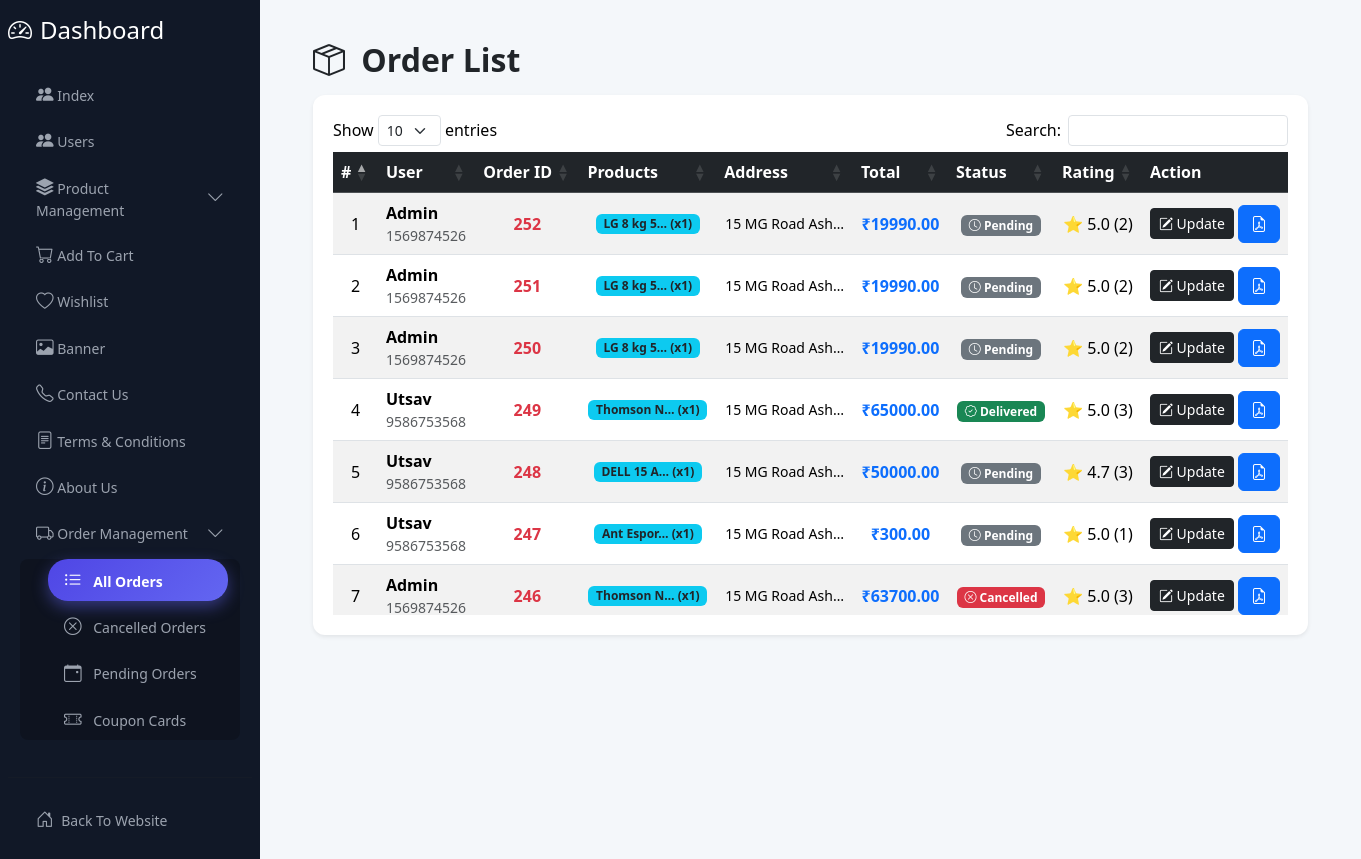
Before: /dashboard/dashboard/orders/ (signed in) with the older database file.
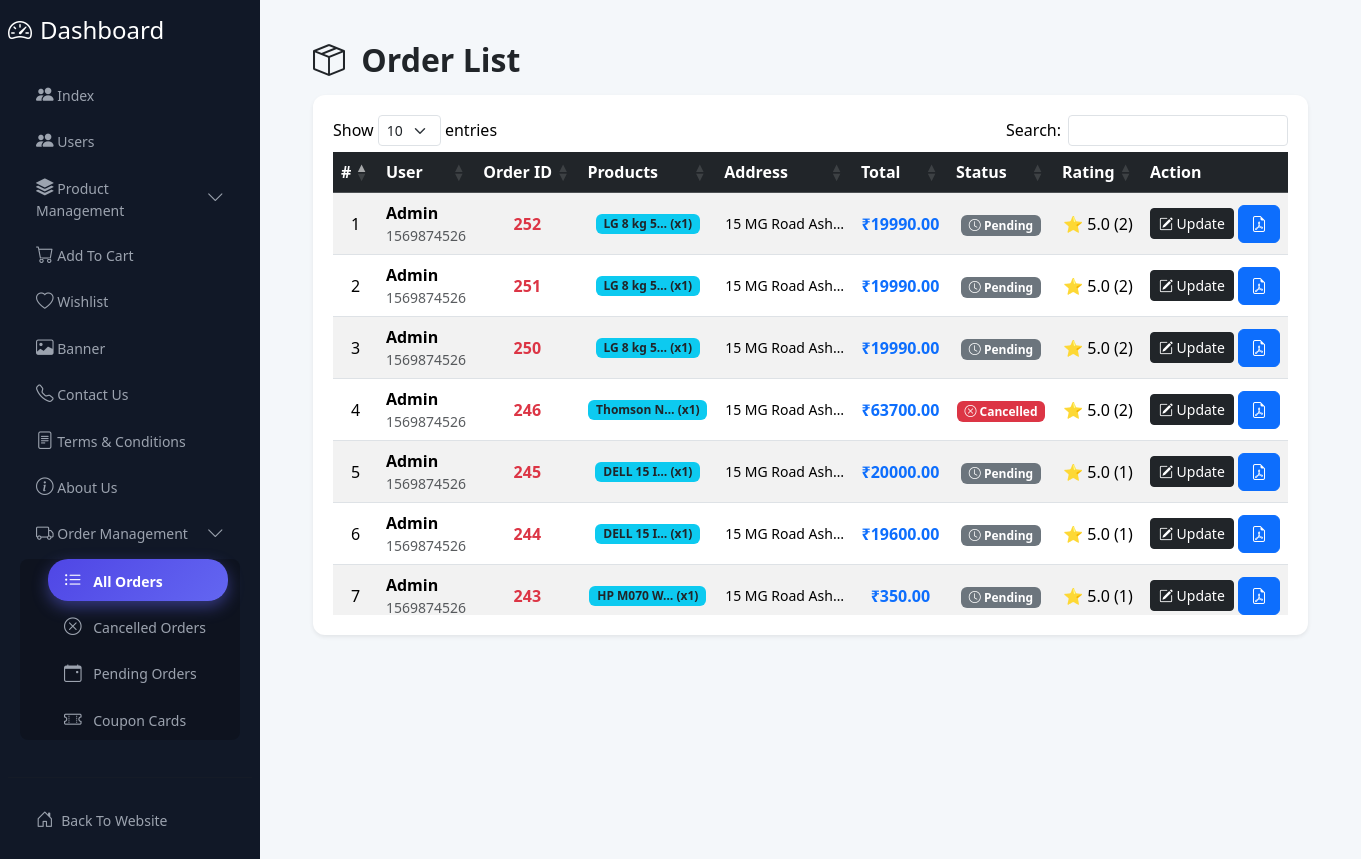
After: the same page with the newer database file.
### order/models.py (models this page shows, shortened)
class Order(BaseModel):
    PAYMENT_CHOICES = (
        ('COD', 'Cash on Delivery'),
        ('Online', 'Online Payment'),
    )
    STATUS_CHOICES = (
        ('Pending', 'Pending'),
        ('Accepted', 'Accepted'),
        ('Packed', 'Packed'),
        ('Shipped', 'Shipped'),
        ('Delivered', 'Delivered'),
        ('Cancelled', 'Cancelled'),
    )
    user = models.ForeignKey(settings.AUTH_USER_MODEL, on_delete=models.CASCADE,null=True)
    full_name = models.CharField(max_length=100, null=True)
    address = models.TextField()
    phone = models.CharField(max_length=15)
    total_price = models.DecimalField(max_digits=10, decimal_places=2)
    payment_method = models.CharField(max_length=20, choices=PAYMENT_CHOICES)
    status = models.CharField(max_length=20, choices=STATUS_CHOICES, default='Pending')
    is_paid = models.BooleanField(default=False)
    reordered_from = models.ForeignKey(
        'self',
        null=True,
        blank=True,
        on_delete=models.SET_NULL,
        related_name='reorders'
    )

class OrderItem(BaseModel):
    order = models.ForeignKey(Order, on_delete=models.CASCADE, related_name='items')
    product = models.ForeignKey(Product, on_delete=models.CASCADE)
    price = models.DecimalField(max_digits=10, decimal_places=2)
    quantity = models.PositiveIntegerField(default=1)

### users/models.py (models this page shows, shortened)
class BaseModel(models.Model):
    created_at = models.DateTimeField(auto_now_add=True,null=True)
    updated_at = models.DateTimeField(auto_now=True)
    class Meta:
        abstract = True

class User(BaseModel, AbstractUser):
    ROLE_CHOICES = (('admin', 'Admin'),('customer', 'Customer'),)
    role = models.CharField(max_length=20,choices=ROLE_CHOICES,default='customer')
    contact_number = models.CharField(max_length=15,blank=True,null=True,unique=True)
    address = models.TextField(blank=True, null=True)

### product/models.py (models this page shows, shortened)
class Product(models.Model):
    sub_category = models.ForeignKey(SubCategory,on_delete=models.CASCADE,related_name="products",null=True,blank=True)
    name = models.CharField(max_length=150)
    price = models.IntegerField()
    discount = models.PositiveIntegerField()
    stock = models.PositiveIntegerField(default=0)
    screen_size = models.CharField(max_length=50, blank=True, null=True)
    ram = models.CharField(max_length=50, blank=True, null=True)
    rom = models.CharField(max_length=50, blank=True, null=True)
    refresh_rate = models.CharField(max_length=30, blank=True, null=True)
    memory = models.CharField(max_length=50, blank=True, null=True)
    created_at = models.DateTimeField(auto_now_add=True,null=True)
    updated_at = models.DateTimeField(auto_now=True)
    @property
    def average_rating(self):
        avg = self.feedbacks.aggregate(avg=Avg("rating"))["avg"]
        return round(avg or 0, 1)
    @property
    def rating_count(self):
        return self.feedbacks.count()

### dashboard/views.py (the view)
# urls.py: path('dashboard/orders/', AdminOrderListView.as_view(), name='admin_order_list'),
class AdminOrderListView(LoginRequiredMixin, ListView):
    model = Order
    template_name = 'dashboard/order-list.html'
    context_object_name = 'orders'
    ordering = ['-created_at']
    def get_queryset(self):
        return Order.objects.annotate(items_count=Count('items')).filter(items_count__gt=0).order_by('-created_at')

### cart/context_processors.py (called while the page is built)
def cart_count(request):
    if request.user.is_authenticated:
        count = Cart.objects.filter(user=request.user).aggregate(
            total=models.Sum("quantity")
        )["total"] or 0
        return {"cart_count": count}
    return {"cart_count": 0}

### product/context_processors.py (called while the page is built)
def category_context(request):
    return {
        'header_categories': Category.objects.all().prefetch_related('subcategories')
    }

### template/dashboard/order-list.html (shortened to what the changed rows need)
{% extends "dashboard/base.html" %}
{% block content %}
<div class="container-fluid">
  <div class="d-flex justify-content-between align-items-center mb-3">
    <h2 class="fw-bold mb-0">
      <i class="bi bi-box-seam me-2"></i> Order List
    </h2>
  </div>
  <div class="card shadow-sm border-0">
    <div class="card-body p-0">
      <div class="table-responsive">
        <table
          id="orderTable"
          class="table table-hover table-striped mb-0 text-center align-middle nowrap"
          style="width:100%"
        >
          <thead class="table-dark">
            <tr>
              <th>#</th>
              <th>User</th>
              <th>Order ID</th>
              <th>Products</th>
              <th>Address</th>
              <th>Total</th>
              <th>Status</th>
              <th>Rating</th>
              <th>Action</th>
            </tr>
          </thead>
          <tbody>
            {% for order in orders %}
            <tr>
              <td>{{ forloop.counter }}</td>
              <td class="text-start">
                <div class="fw-bold">{{ order.user.username }}</div>
                <div class="small text-muted">{{ order.phone }}</div>
              </td>
              <td class="fw-bold text-danger">
                {{ order.id }}
              </td>
              <td>
                {% for item in order.items.all %}
                  <span class="badge bg-info text-dark mb-1">
                    {{ item.product.name |truncatechars:10}} (x{{ item.quantity }})
                  </span><br>
                {% endfor %}
              </td>
              <td class="small">
                {{ request.user.address|default:"No address set in profile" |truncatechars:15}}
              </td>
              <td class="fw-bold text-primary">
                ₹{{ order.total_price }}
              </td>
              <td>
                {% if order.status == 'Pending' %}
                  <span class="badge bg-secondary">
                    <i class="bi bi-clock"></i> Pending
                  </span>
                {% elif order.status == 'Accepted' %}
                  <span class="badge bg-info text-dark">
                    <i class="bi bi-check2-all"></i> Accepted
                  </span>
                {% elif order.status == 'Packed' %}
                  <span class="badge bg-primary">
                    <i class="bi bi-box"></i> Packed
                  </span>
                {% elif order.status == 'Shipped' %}
                  <span class="badge bg-warning text-dark">
                    <i class="bi bi-truck"></i> Shipped
                  </span>
                {% elif order.status == 'Delivered' %}
                  <span class="badge bg-success">
                    <i class="bi bi-patch-check"></i> Delivered
                  </span>
                {% elif order.status == 'Cancelled' %}
                  <span class="badge bg-danger">
                    <i class="bi bi-x-circle"></i> Cancelled
                  </span>
                {% else %}
                  <span class="badge bg-dark">{{ order.status }}</span>
                {% endif %}
              </td>
              <td>
                {% for item in order.items.all %}
                  <div>
                    {% with item.product.average_rating as rating %}
                      {% if rating > 0 %}
                        ⭐ {{ rating }} ({{ item.product.rating_count }})
                      {% else %}
                        <span class="text-muted small">No rating</span>
                      {% endif %}
                    {% endwith %}
                  </div>
                {% endfor %}
              </td>
              <td>
                <a
                  href="{% url 'admin_order_update' order.id %}"
                  class="btn btn-sm btn-dark"
                >
                  <i class="bi bi-pencil-square"></i> Update
                </a>
                  {% if order.invoice %}
                    <a href="{% url 'download_invoice' order.id %}" target="_blank"
                      class="btn btn-primary">
                      <i class="bi bi-file-earmark-pdf"></i>
                    </a>
                  {% endif %}
              </td>
            </tr>
            {% endfor %}
          </tbody>
        </table>
      </div>
    </div>
  </div>
</div>
{% endblock %}

Changed rows visible on the page:
removed Order: user.username "Utsav", phone "9586753568", id "249", User.user.address "15 MG Road Ash…", total_price "65000.00", status "Delivered" (drawn)
removed OrderItem: product.name "Thomson N…", quantity "1", product.average_rating "5.0", product.rating_count "3"
removed Order: user.username "Utsav", phone "9586753568", id "248", User.user.address "15 MG Road Ash…", total_price "50000.00", status "Pending" (drawn)
removed OrderItem: product.name "DELL 15 A…", quantity "1", product.average_rating "4.7", product.rating_count "3"
removed Order: user.username "Utsav", phone "9586753568", id "247", User.user.address "15 MG Road Ash…", total_price "300.00", status "Pending" (drawn)
removed OrderItem: product.name "Ant Espor…", quantity "1", product.average_rating "5.0", product.rating_count "1"
computed for OrderItem "Thomson N…": product.rating_count "3" → "2"
now on this page (row unchanged): Order: user.username "Admin", phone "1569874526", id "245", User.user.address "15 MG Road Ash…", total_price "20000.00", status "Pending" (drawn)
now on this page (row unchanged): OrderItem: product.name "DELL 15 I…", quantity "1", product.average_rating "5.0", product.rating_count "1"
now on this page (row unchanged): Order: user.username "Admin", phone "1569874526", id "244", User.user.address "15 MG Road Ash…", total_price "19600.00", status "Pending" (drawn)
now on this page (row unchanged): OrderItem: product.name "DELL 15 I…", quantity "1", product.average_rating "5.0", product.rating_count "1"
now on this page (row unchanged): Order: user.username "Admin", phone "1569874526", id "243", User.user.address "15 MG Road Ash…", total_price "350.00", status "Pending" (drawn)
now on this page (row unchanged): OrderItem: product.name "HP M070 W…", quantity "1", product.average_rating "5.0", product.rating_count "1"
